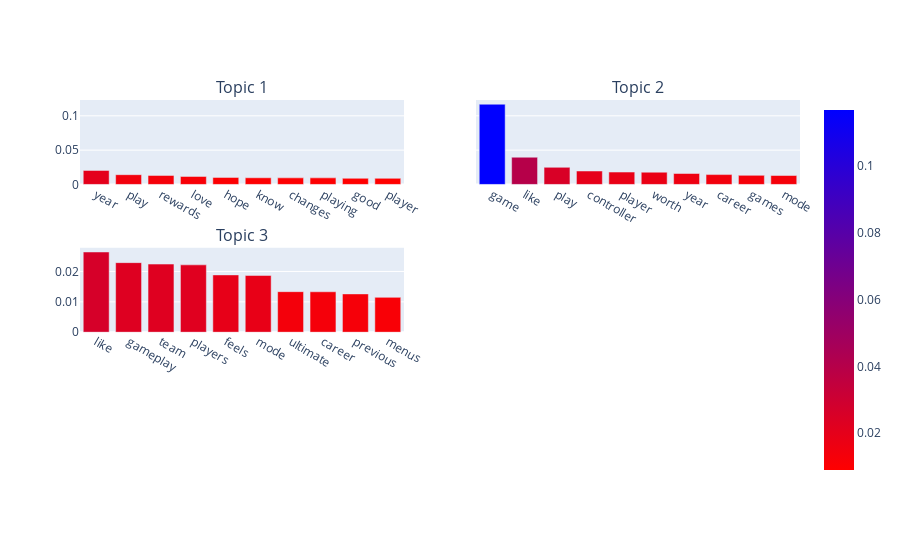

Notebook cell for this chart:
### Code cell
lda_top = lda.show_topics(formatted=False)

fig = make_subplots(rows=3, cols=2, shared_yaxes=True, subplot_titles=[f"Topic {i+1}" for i in range(N_TOPICS)],)

for i in range(N_TOPICS):
    topico = lda_top[i][1]
    topico.sort(key=lambda x: x[1], reverse=True)

    palavra = list(zip(*topico))[0]
    score = list(zip(*topico))[1]
    
    fig.add_trace(go.Bar(x=palavra, y=score,
                         marker=dict(color=score, coloraxis="coloraxis")), i // 2 + 1, i % 2 + 1)
    
fig.update_layout(coloraxis=dict(colorscale='Bluered_r'), showlegend=False)
fig.show()

### Figure 1 — Plotly figure (JSON) as saved in the notebook; plotly's stock layout.template omitted (floating-point values rounded to 4 significant figures)
{"data": [{"marker": {"color": [0.02043, 0.01422, 0.01313, 0.01167, 0.01025, 0.00972, 0.009612, 0.009599, 0.008933, 0.008899], "coloraxis": "coloraxis"}, "type": "bar", "x": ["year", "play", "rewards", "love", "hope", "know", "changes", "playing", "good", "player"], "xaxis": "x", "y": [0.02043, 0.01422, 0.01313, 0.01167, 0.01025, 0.00972, 0.009612, 0.009599, 0.008933, 0.008899], "yaxis": "y"}, {"marker": {"color": [0.1169, 0.03966, 0.02492, 0.01957, 0.01803, 0.01784, 0.01593, 0.01437, 0.01323, 0.01301], "coloraxis": "coloraxis"}, "type": "bar", "x": ["game", "like", "play", "controller", "player", "worth", "year", "career", "games", "mode"], "xaxis": "x2", "y": [0.1169, 0.03966, 0.02492, 0.01957, 0.01803, 0.01784, 0.01593, 0.01437, 0.01323, 0.01301], "yaxis": "y2"}, {"marker": {"color": [0.0264, 0.0229, 0.02243, 0.02217, 0.01887, 0.01868, 0.01335, 0.01331, 0.01261, 0.01147], "coloraxis": "coloraxis"}, "type": "bar", "x": ["like", "gameplay", "team", "players", "feels", "mode", "ultimate", "career", "previous", "menus"], "xaxis": "x3", "y": [0.0264, 0.0229, 0.02243, 0.02217, 0.01887, 0.01868, 0.01335, 0.01331, 0.01261, 0.01147], "yaxis": "y3"}], "layout": {"annotations": [{"font": {"size": 16}, "showarrow": false, "text": "Topic 1", "x": 0.225, "xanchor": "center", "xref": "paper", "y": 1, "yanchor": "bottom", "yref": "paper"}, {"font": {"size": 16}, "showarrow": false, "text": "Topic 2", "x": 0.775, "xanchor": "center", "xref": "paper", "y": 1, "yanchor": "bottom", "yref": "paper"}, {"font": {"size": 16}, "showarrow": false, "text": "Topic 3", "x": 0.225, "xanchor": "center", "xref": "paper", "y": 0.6111, "yanchor": "bottom", "yref": "paper"}], "coloraxis": {"colorscale": [[0, "rgb(255,0,0)"], [1, "rgb(0,0,255)"]]}, "showlegend": false, "xaxis": {"anchor": "y", "domain": [0, 0.45]}, "xaxis2": {"anchor": "y2", "domain": [0.55, 1]}, "xaxis3": {"anchor": "y3", "domain": [0, 0.45]}, "xaxis4": {"anchor": "y4", "domain": [0.55, 1]}, "xaxis5": {"anchor": "y5", "domain": [0, 0.45]}, "xaxis6": {"anchor": "y6", "domain": [0.55, 1]}, "yaxis": {"anchor": "x", "domain": [0.7778, 1]}, "yaxis2": {"anchor": "x2", "domain": [0.7778, 1], "matches": "y", "showticklabels": false}, "yaxis3": {"anchor": "x3", "domain": [0.3889, 0.6111]}, "yaxis4": {"anchor": "x4", "domain": [0.3889, 0.6111], "matches": "y3", "showticklabels": false}, "yaxis5": {"anchor": "x5", "domain": [0, 0.2222]}, "yaxis6": {"anchor": "x6", "domain": [0, 0.2222], "matches": "y5", "showticklabels": false}}}
